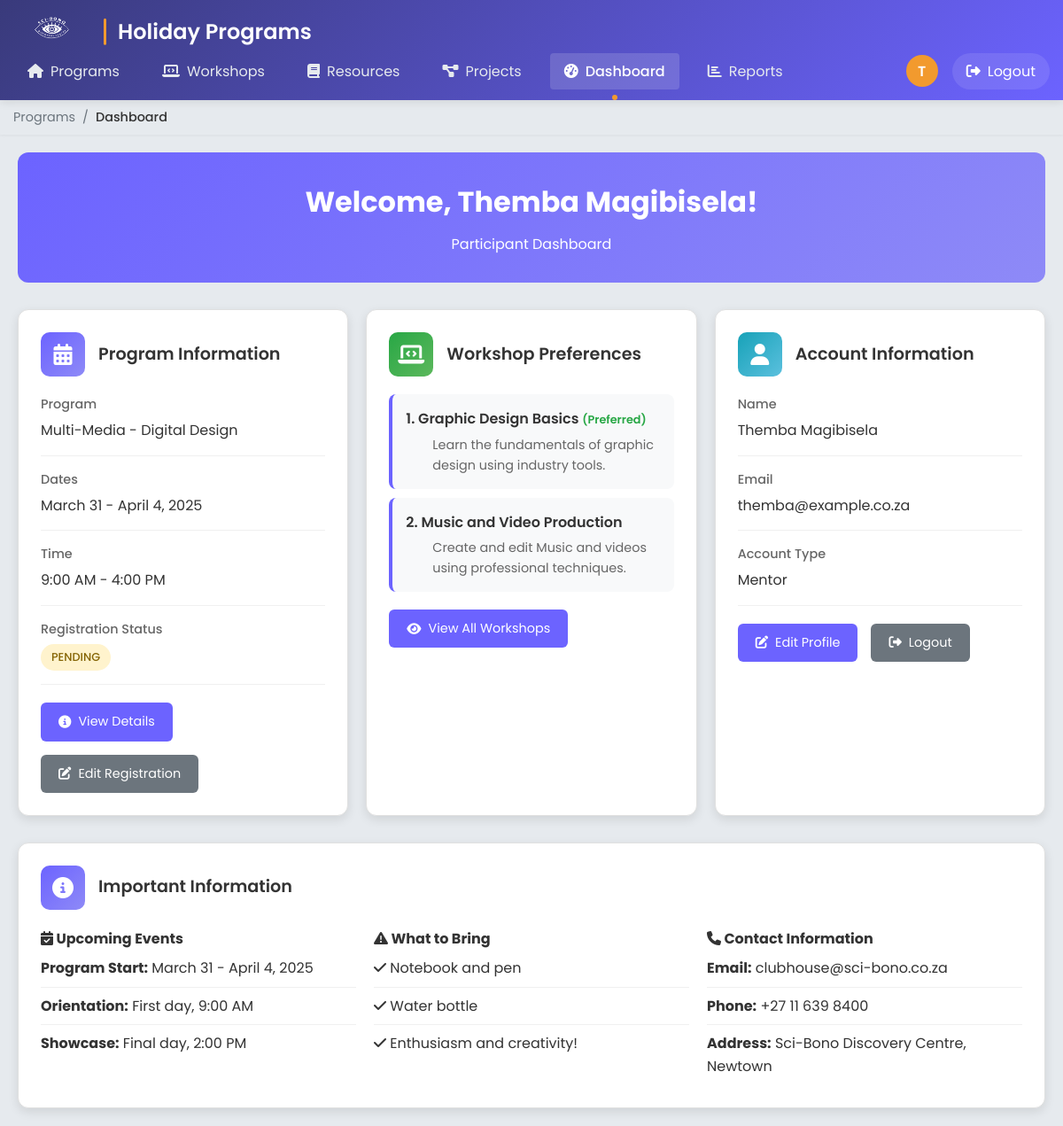
The page /app/Views/holidayPrograms/holiday-dashboard.php (signed in) on the database as committed earlier.
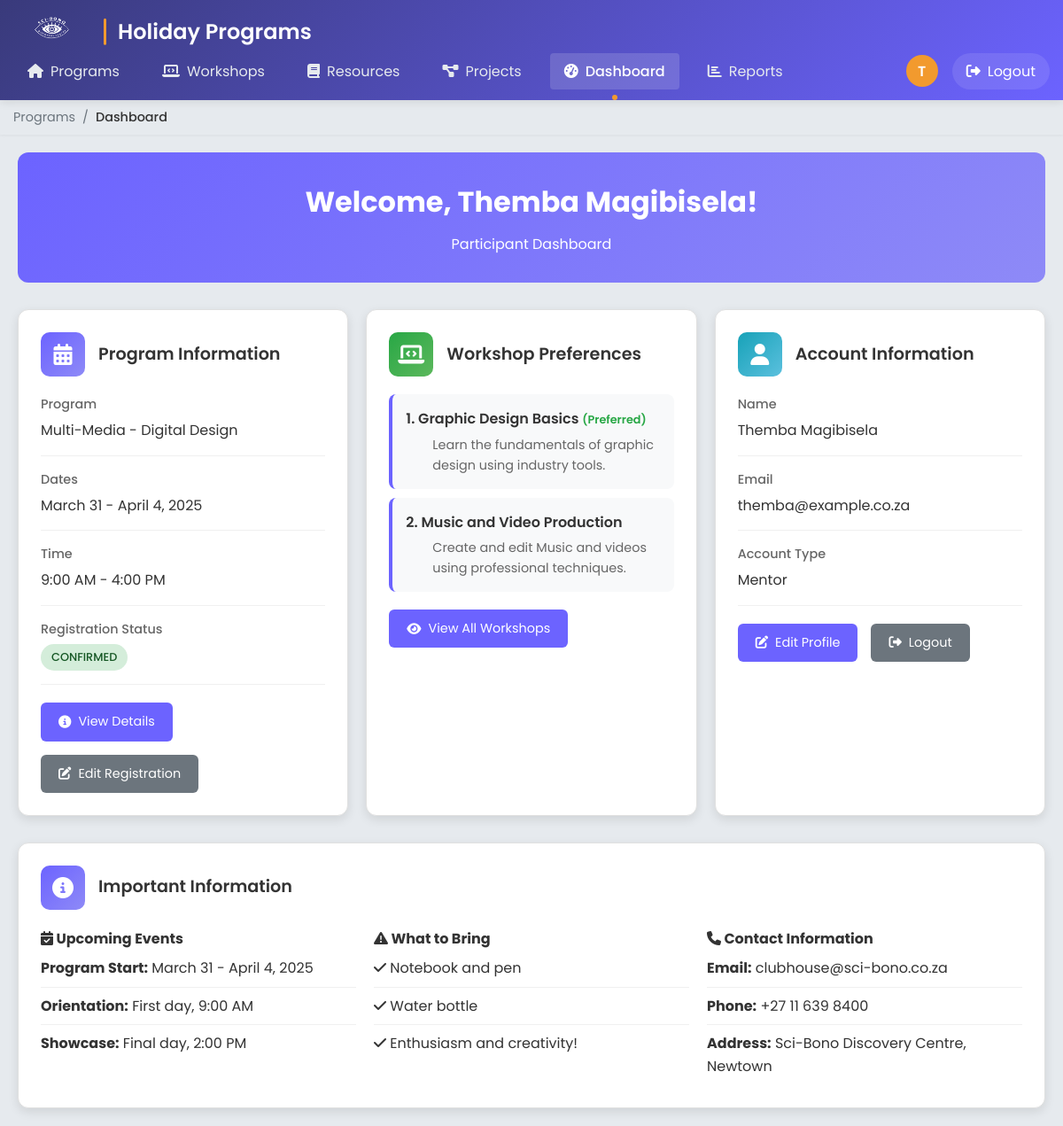
The same page on the database as committed later.
### tables this page shows
CREATE TABLE `holiday_program_attendees` (
  `id` int(11) NOT NULL,
  `program_id` int(11) NOT NULL,
  `user_id` int(11) DEFAULT NULL,
  `first_name` varchar(255) NOT NULL,
  `last_name` varchar(255) NOT NULL,
  `email` varchar(255) NOT NULL,
  `phone` varchar(20) DEFAULT NULL,
  `date_of_birth` date DEFAULT NULL,
  `gender` enum('Male','Female','Other','Prefer not to say') DEFAULT NULL,
  `school` varchar(255) DEFAULT NULL,
  `grade` int(2) DEFAULT NULL,
  `address` text DEFAULT NULL,
  `city` varchar(100) DEFAULT NULL,
  `province` varchar(100) DEFAULT NULL,
  `postal_code` varchar(20) DEFAULT NULL,
  `guardian_name` varchar(255) DEFAULT NULL,
  `guardian_relationship` varchar(50) DEFAULT NULL,
  `guardian_phone` varchar(20) DEFAULT NULL,
  `guardian_email` varchar(255) DEFAULT NULL,
  `emergency_contact_name` varchar(255) DEFAULT NULL,
  `emergency_contact_relationship` varchar(50) DEFAULT NULL,
  `emergency_contact_phone` varchar(20) DEFAULT NULL,
  `workshop_preference` longtext DEFAULT NULL CHECK (json_valid(`workshop_preference`)),
  `why_interested` text DEFAULT NULL,
  `experience_level` varchar(50) DEFAULT NULL,
  `needs_equipment` tinyint(1) DEFAULT 0,
  `medical_conditions` text DEFAULT NULL,
  `allergies` text DEFAULT NULL,
  `photo_permission` tinyint(1) DEFAULT 0,
  `data_permission` tinyint(1) DEFAULT 0,
  `dietary_restrictions` text DEFAULT NULL,
  `additional_notes` text DEFAULT NULL,
  `registration_status` enum('pending','confirmed','canceled','waitlisted','completed') DEFAULT 'pending',
  `created_at` timestamp NOT NULL DEFAULT current_timestamp(),
  `updated_at` timestamp NOT NULL DEFAULT current_timestamp() ON UPDATE current_timestamp(),
  `mentor_registration` tinyint(1) DEFAULT 0,
  `mentor_status` enum('Pending','Approved','Declined') DEFAULT NULL,
  `mentor_workshop_preference` int(11) DEFAULT NULL,
  `password` varchar(255) DEFAULT NULL,
  `last_login` datetime DEFAULT NULL,
  `is_clubhouse_member` tinyint(1) DEFAULT 0
);

CREATE TABLE `holiday_programs` (
  `id` int(11) NOT NULL,
  `term` varchar(50) NOT NULL,
  `title` varchar(255) NOT NULL,
  `description` text DEFAULT NULL,
  `dates` varchar(100) NOT NULL,
  `time` varchar(50) DEFAULT '9:00 AM - 4:00 PM',
  `start_date` date NOT NULL,
  `end_date` date NOT NULL,
  `location` varchar(255) DEFAULT 'Sci-Bono Clubhouse',
  `age_range` varchar(50) DEFAULT '13-18 years',
  `lunch_included` tinyint(1) DEFAULT 1,
  `program_goals` text DEFAULT NULL,
  `registration_deadline` varchar(100) DEFAULT NULL,
  `max_participants` int(11) DEFAULT 30,
  `registration_open` tinyint(1) DEFAULT 1,
  `status` enum('draft','open','closing_soon','closed','completed','cancelled') DEFAULT 'draft',
  `created_at` timestamp NOT NULL DEFAULT current_timestamp(),
  `updated_at` timestamp NOT NULL DEFAULT current_timestamp() ON UPDATE current_timestamp()
);

CREATE TABLE `holiday_program_workshops` (
  `id` int(11) NOT NULL,
  `program_id` int(11) NOT NULL,
  `title` varchar(255) NOT NULL,
  `description` text DEFAULT NULL,
  `instructor` varchar(255) DEFAULT NULL,
  `max_participants` int(11) DEFAULT 15,
  `start_time` time DEFAULT NULL,
  `end_time` time DEFAULT NULL,
  `location` varchar(255) DEFAULT NULL,
  `created_at` timestamp NOT NULL DEFAULT current_timestamp(),
  `updated_at` timestamp NOT NULL DEFAULT current_timestamp() ON UPDATE current_timestamp()
);

### app/Views/holidayPrograms/holiday-dashboard.php (the view, shortened to what the rows shown need)
<?php
require_once '../../../server.php';
$userId = $_SESSION['holiday_user_id'];
$userSurname = $_SESSION['holiday_surname'];
$sql = "SELECT hpa.*, hp.title as program_title, hp.dates as program_dates, hp.time as program_time
        FROM holiday_program_attendees hpa
        LEFT JOIN holiday_programs hp ON hpa.program_id = hp.id
        WHERE hpa.id = ?";
$stmt = $conn->prepare($sql);
$stmt->bind_param("i", $userId);
$stmt->execute();
$result = $stmt->get_result();
$userRegistration = $result->fetch_assoc();
$workshopPreferences = [];
if ($userRegistration && $userRegistration['workshop_preference']) {
    $workshopPreferences = json_decode($userRegistration['workshop_preference'], true) ?? [];
}
$workshops = [];
if (!empty($workshopPreferences)) {
    $workshopIds = array_map('intval', $workshopPreferences);
    $placeholders = str_repeat('?,', count($workshopIds) - 1) . '?';
    $sql = "SELECT * FROM holiday_program_workshops WHERE id IN ($placeholders)";
    $stmt = $conn->prepare($sql);
    $stmt->bind_param(str_repeat('i', count($workshopIds)), ...$workshopIds);
    $stmt->execute();
    $result = $stmt->get_result();
    while ($row = $result->fetch_assoc()) {
        $workshops[] = $row;
    }
}
?>
<!DOCTYPE html>
<html lang="en">
<head>
    <link rel="stylesheet" href="../../../public/assets/css/holidayProgramStyles.css">
    <link rel="stylesheet" href="https://cdnjs.cloudflare.com/ajax/libs/font-awesome/6.4.0/css/all.min.css">
</head>
<body>
    <?php include './holidayPrograms-header.php'; ?>
    <div class="dashboard-container">
        <div class="welcome-banner">
            <h1>Welcome, <?php echo htmlspecialchars($userName . ' ' . $userSurname); ?>!</h1>
        </div>
        <div class="dashboard-grid">
            <div class="dashboard-card">
                <?php if ($userRegistration): ?>
                    <div class="info-item">
                        <div class="info-label">Program</div>
                        <div class="info-value"><?php echo htmlspecialchars($userRegistration['program_title']); ?></div>
                    </div>
                    <div class="info-item">
                        <div class="info-label">Dates</div>
                        <div class="info-value"><?php echo htmlspecialchars($userRegistration['program_dates']); ?></div>
                    </div>
                    <div class="info-item">
                        <div class="info-label">Time</div>
                        <div class="info-value"><?php echo htmlspecialchars($userRegistration['program_time']); ?></div>
                    </div>
                    <div class="info-item">
                        <div class="info-label">Registration Status</div>
                        <div class="info-value">
                            <span class="status-badge status-<?php echo strtolower($userRegistration['registration_status']); ?>">
                                <?php echo ucfirst($userRegistration['registration_status']); ?>
                            </span>
                        </div>
                    </div>
                <?php else: ?>
                    <p>No program registration found.</p>
                <?php endif; ?>
            </div>
            <?php if (!$isMentor): ?>
            <div class="dashboard-card">
                <?php if (!empty($workshops)): ?>
                    <ul class="workshop-list">
                        <?php foreach ($workshops as $index => $workshop): ?>
                            <li class="workshop-item">
                                <div class="workshop-title">
                                    <?php echo ($index + 1); ?>. <?php echo htmlspecialchars($workshop['title']); ?>
                                    <?php if ($index === 0): ?>
                                        <span style="color: #28a745; font-size: 0.8rem;">(Preferred)</span>
                                    <?php endif; ?>
                                </div>
                                <div class="workshop-description"><?php echo htmlspecialchars($workshop['description']); ?></div>
                            </li>
                        <?php endforeach; ?>
                    </ul>
                <?php else: ?>
                    <p>No workshop preferences selected.</p>
                <?php endif; ?>
            </div>
            <?php endif; ?>
        </div>
        <div class="dashboard-card">
            <div style="display: grid; grid-template-columns: repeat(auto-fit, minmax(250px, 1fr)); gap: 20px;">
                <div>
                    <ul style="list-style: none; padding: 0;">
                        <li style="padding: 8px 0; border-bottom: 1px solid #f0f0f0;">
                            <strong>Program Start:</strong> <?php echo htmlspecialchars($userRegistration['program_dates'] ?? 'TBA'); ?>
                        </li>
                        <li style="padding: 8px 0; border-bottom: 1px solid #f0f0f0;">
                            <strong>Orientation:</strong> First day, 9:00 AM
                        </li>
                        <li style="padding: 8px 0;">
                            <strong>Showcase:</strong> Final day, 2:00 PM
                        </li>
                    </ul>
                </div>
            </div>
        </div>
    </div>
</body>
</html>

Rows that differ between the two databases and show on the page:
changed holiday_program_attendees "Multi-Media - Digital Design": registration_status "PENDING" → "CONFIRMED"
